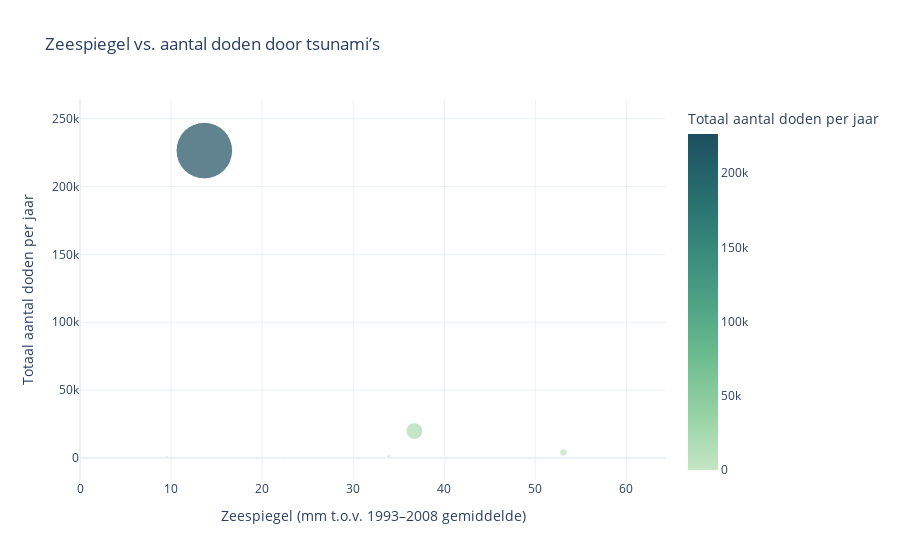

Notebook cell for this chart:
### Markdown cell above
## De zwaarste tsunami's in beeld
In de afgelopen decennia hebben zich wereldwijd enkele uitzonderlijk zware tsunami’s voorgedaan. Een bekend voorbeeld is de tsunami die Japan in 2011 trof. Deze ramp leidde tot ruim 19.000 doden en enorme economische schade, inclusief de kernramp in Fukushima. Zulke extreme gebeurtenissen vormen duidelijke uitschieters binnen de dataset. In de volgende grafieken wordt onderzocht hoe de doden en economische schade veroorzaakt door deze zwaarste tsunami’s, zich verhouden tot de zeespiegelafwijking.

### Code cell
disasters = pd.read_csv('1900_2021_DISASTERS.xlsx - emdat data.csv')
sea_level = pd.read_csv('Global_sea_level_rise.csv')

tsunamis = disasters[disasters['Disaster Subtype'].isin(['Tsunami', 'Tsunami/Tidal wave'])]

tsunami_deaths = tsunamis.groupby('Year')['Total Deaths'].sum().reset_index()

combined = pd.merge(tsunami_deaths, sea_level, left_on='Year', right_on='year', how='inner')

fig = px.scatter(
    combined,
    x='mmfrom1993-2008average',
    y='Total Deaths',
    color='Total Deaths',
    size='Total Deaths',
    hover_name='Year',
    title='Zeespiegel vs. aantal doden door tsunami’s',
    labels={
        'mmfrom1993-2008average': 'Zeespiegel (mm t.o.v. 1993–2008 gemiddelde)',
        'Total Deaths': 'Totaal aantal doden per jaar'
    },
    size_max=40,
    color_continuous_scale='blugrn' 
)

max_sea_level = combined['mmfrom1993-2008average'].max()
fig.update_xaxes(range=[0, max_sea_level + 10])  
fig.update_layout(template='plotly_white')
fig.show()

### Figure 1 — Plotly figure (JSON) as saved in the notebook; plotly's stock layout.template omitted (floating-point values rounded to 4 significant figures)
{"data": [{"hovertemplate": "<b>%{hovertext}</b><br><br>Zeespiegel (mm t.o.v. 1993–2008 gemiddelde)=%{x}<br>Totaal aantal doden per jaar=%{marker.color}<extra></extra>", "hovertext": [1901.0, 1905.0, 1928.0, 1931.0, 1933.0, 1944.0, 1946.0, 1952.0, 1958.0, 1960.0, 1964.0, 1968.0, 1969.0, 1975.0, 1979.0, 1983.0, 1993.0, 1996.0, 1997.0, 1998.0, 2001.0, 2002.0, 2004.0, 2006.0, 2007.0, 2009.0, 2010.0, 2011.0, 2013.0, 2015.0, 2016.0, 2018.0], "legendgroup": "", "marker": {"color": [18.0, 41.0, 155.0, 50.0, 3000.0, 1223.0, 165.0, 0.0, 111.0, 6231.0, 156.0, 200.0, 64.0, 200.0, 550.0, 102.0, 239.0, 7.0, 0.0, 2182.0, 145.0, 8.0, 226400.0, 805.0, 62.0, 192.0, 1092.0, 19850.0, 10.0, 19.0, 2.0, 4140.0], "coloraxis": "coloraxis", "size": [18.0, 41.0, 155.0, 50.0, 3000.0, 1223.0, 165.0, 0.0, 111.0, 6231.0, 156.0, 200.0, 64.0, 200.0, 550.0, 102.0, 239.0, 7.0, 0.0, 2182.0, 145.0, 8.0, 226400.0, 805.0, 62.0, 192.0, 1092.0, 19850.0, 10.0, 19.0, 2.0, 4140.0], "sizemode": "area", "sizeref": 141.5, "symbol": "circle"}, "mode": "markers", "name": "", "orientation": "v", "showlegend": false, "type": "scatter", "x": [-156.5, -154.4, -128.9, -126.7, -120.0, -116.9, -92.68, -84.48, -72.91, -66.88, -70.98, -72.81, -62.61, -45.85, -46.81, -22.28, -22.78, -11.95, -2.647, -10.81, 4.719, 2.153, 13.65, 9.519, 22.79, 33.65, 33.88, 36.72, 41.34, 50.46, 54.35, 53.09], "xaxis": "x", "y": [18.0, 41.0, 155.0, 50.0, 3000.0, 1223.0, 165.0, 0.0, 111.0, 6231.0, 156.0, 200.0, 64.0, 200.0, 550.0, 102.0, 239.0, 7.0, 0.0, 2182.0, 145.0, 8.0, 226400.0, 805.0, 62.0, 192.0, 1092.0, 19850.0, 10.0, 19.0, 2.0, 4140.0], "yaxis": "y"}], "layout": {"coloraxis": {"colorbar": {"title": {"text": "Totaal aantal doden per jaar"}}, "colorscale": [[0, "rgb(196, 230, 195)"], [0.1667, "rgb(150, 210, 164)"], [0.3333, "rgb(109, 188, 144)"], [0.5, "rgb(77, 162, 132)"], [0.6667, "rgb(54, 135, 122)"], [0.8333, "rgb(38, 107, 110)"], [1, "rgb(29, 79, 96)"]]}, "legend": {"itemsizing": "constant", "tracegroupgap": 0}, "title": {"text": "Zeespiegel vs. aantal doden door tsunami’s"}, "xaxis": {"anchor": "y", "domain": [0, 1], "range": [0, 64.35], "title": {"text": "Zeespiegel (mm t.o.v. 1993–2008 gemiddelde)"}}, "yaxis": {"anchor": "x", "domain": [0, 1], "title": {"text": "Totaal aantal doden per jaar"}}}}
